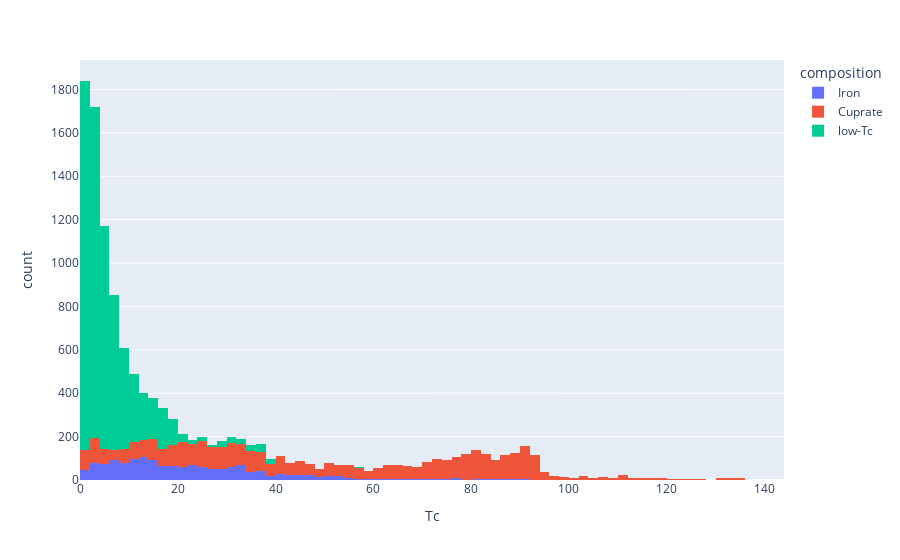
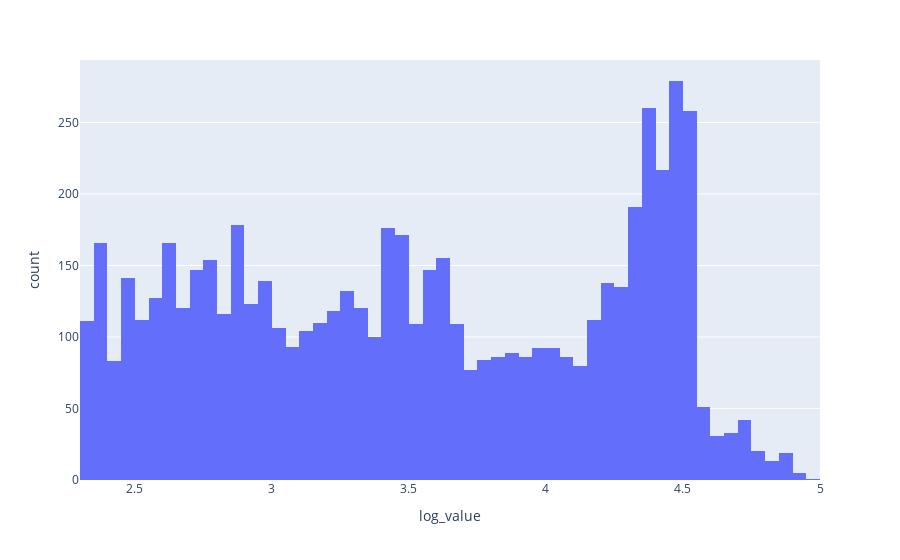

Notebook code cell kept with these figures, in order:
### Code cell
max_bin = max(list(data_Tc['Tc']))
bins = math.ceil(max_bin/2)
fig = px.histogram(data_Tc, x='Tc', nbins=bins,color='composition')
fig.show()
log_tc = data[data.Tc>10].copy(deep=True)
log_tc['log_value'] = np.log(log_tc['Tc'])
fig = px.histogram(log_tc, x='log_value', nbins=54)
fig.show()

### Figure 1 — Plotly figure (JSON) as saved in the notebook; plotly's stock layout.template omitted (floating-point values rounded to 4 significant figures; data arrays with more than 128 entries replaced by an {"elided": "..."} marker saying what was removed)
{"data": [{"alignmentgroup": "True", "bingroup": "x", "hovertemplate": "composition=Iron<br>Tc=%{x}<br>count=%{y}<extra></extra>", "legendgroup": "Iron", "marker": {"color": "#636efa"}, "name": "Iron", "nbinsx": 72, "offsetgroup": "Iron", "orientation": "v", "showlegend": true, "type": "histogram", "x": {"elided": "1557 float values"}, "xaxis": "x", "yaxis": "y"}, {"alignmentgroup": "True", "bingroup": "x", "hovertemplate": "composition=Cuprate<br>Tc=%{x}<br>count=%{y}<extra></extra>", "legendgroup": "Cuprate", "marker": {"color": "#EF553B"}, "name": "Cuprate", "nbinsx": 72, "offsetgroup": "Cuprate", "orientation": "v", "showlegend": true, "type": "histogram", "x": {"elided": "4191 float values"}, "xaxis": "x", "yaxis": "y"}, {"alignmentgroup": "True", "bingroup": "x", "hovertemplate": "composition=low-Tc<br>Tc=%{x}<br>count=%{y}<extra></extra>", "legendgroup": "low-Tc", "marker": {"color": "#00cc96"}, "name": "low-Tc", "nbinsx": 72, "offsetgroup": "low-Tc", "orientation": "v", "showlegend": true, "type": "histogram", "x": {"elided": "6700 float values"}, "xaxis": "x", "yaxis": "y"}], "layout": {"barmode": "relative", "legend": {"title": {"text": "composition"}, "tracegroupgap": 0}, "margin": {"t": 60}, "xaxis": {"anchor": "y", "domain": [0, 1], "title": {"text": "Tc"}}, "yaxis": {"anchor": "x", "domain": [0, 1], "title": {"text": "count"}}}}

### Figure 2 — Plotly figure (JSON) as saved in the notebook; plotly's stock layout.template omitted (floating-point values rounded to 4 significant figures; data arrays with more than 128 entries replaced by an {"elided": "..."} marker saying what was removed)
{"data": [{"alignmentgroup": "True", "bingroup": "x", "hovertemplate": "log_value=%{x}<br>count=%{y}<extra></extra>", "legendgroup": "", "marker": {"color": "#636efa"}, "name": "", "nbinsx": 54, "offsetgroup": "", "orientation": "v", "showlegend": false, "type": "histogram", "x": {"elided": "6210 float values"}, "xaxis": "x", "yaxis": "y"}], "layout": {"barmode": "relative", "legend": {"tracegroupgap": 0}, "margin": {"t": 60}, "xaxis": {"anchor": "y", "domain": [0, 1], "title": {"text": "log_value"}}, "yaxis": {"anchor": "x", "domain": [0, 1], "title": {"text": "count"}}}}
